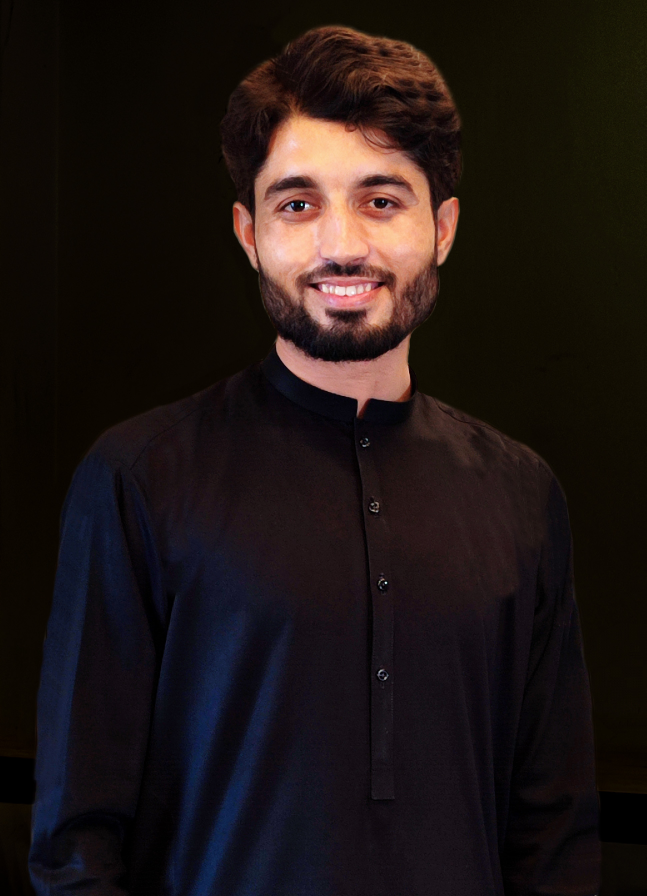
#> input picture cv_with_python_using opencv/data/img.jpg, 1940 x 2688 px (shown at 1/3 size)
$ jupyter execute --allow-errors 14_basic_function.ipynb
#> lines starting #> are read from the running program, lines starting #| are printed output that depends on the picture; after the words box and inside, x2 and y2 are one past the last pixel; in counts of white or black regions, pixels touching at a corner belong together
## Student Detials
> Title= "Mr"\
> Name= "Ali Nawaz"\
> email = "nawazktk99@gmail.com"\
> whatsapp = "03358043653"

[cell 1]
# import all the lib
import pandas as pd
import seaborn as sns
import numpy as np
import sklearn.metrics as sm
import matplotlib.pyplot as plt
import cv2

# Change setting of camera

[cell 2]
#read img
img = cv2.imread('data/img.jpg')
#> img is the input picture: shape (2688, 1940, 3); mean B, G, R 20.3, 22, 31

#resize img
resize = cv2.resize(img, (500, 500))
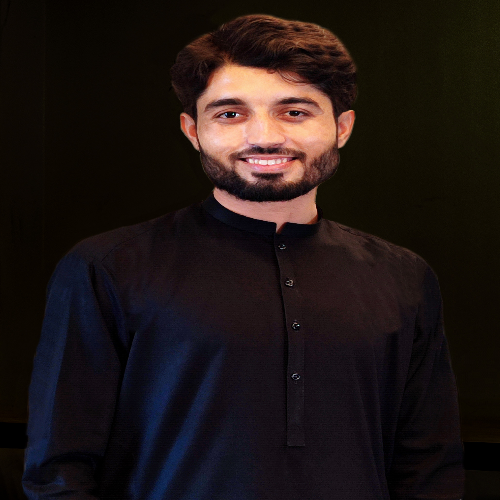
#> resize: shape (500, 500, 3); mean B, G, R 20.2, 21.9, 30.9
cv2.imwrite('resize.jpg',resize)
#cahnnel conversion
gray = cv2.cvtColor(resize, cv2.COLOR_BGR2GRAY)
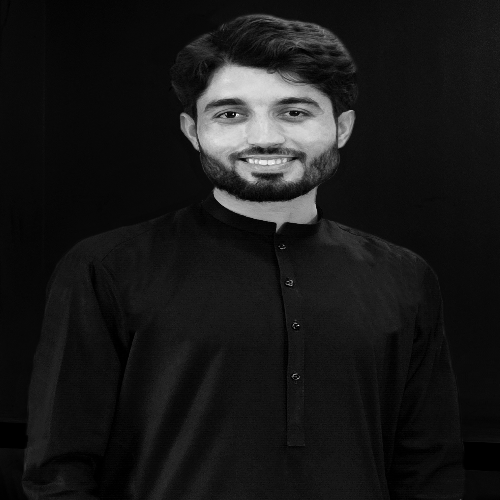
#> gray: shape (500, 500); min 0, max 253, mean 24.4

#cahnnel conversion
blur = cv2.GaussianBlur(resize, (7,7), 0)

cv2.imshow("Orginal Image:", img)
cv2.imshow("Reseized Image:", resize)
cv2.imshow("Gray Image:", gray)
cv2.imshow("Blur Image:", blur)
cv2.waitKey()
cv2.destroyAllWindows()

[cell 3]
#read img
img = cv2.imread('data/resize.jpg')

#cahnnel conversion
gray = cv2.cvtColor(resize, cv2.COLOR_BGR2GRAY)

#cahnnel conversion
blur = cv2.GaussianBlur(resize, (23,23), 0)
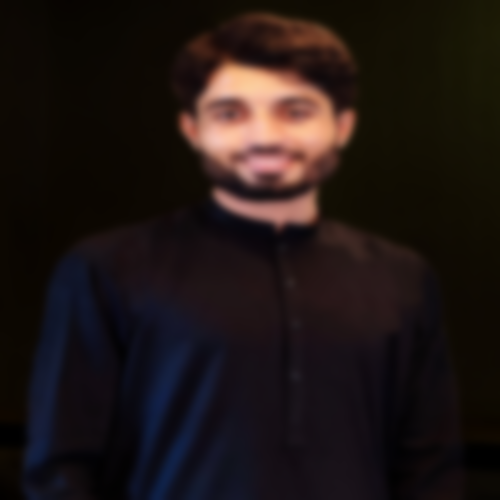
#> blur: shape (500, 500, 3); mean B, G, R 20.2, 21.9, 30.9

# cv2.imshow("Orginal Image:", img)
cv2.imshow("Gray Image:", gray)
cv2.imshow("Blur Image:", blur)
cv2.waitKey()
cv2.destroyAllWindows()

# Edge Detection

[cell 4]
#cahnnel conversion
img = cv2.imread('data/resize.jpg')

gray = cv2.cvtColor(resize, cv2.COLOR_BGR2GRAY)

edge = cv2.Canny(resize,48,48)
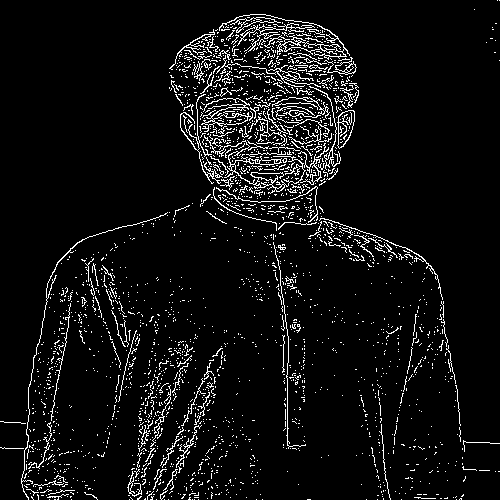
#> edge: shape (500, 500); 6.2% white in thin lines or dots

# cv2.imshow("Orginal Image:", img)
cv2.imshow("Gray Image:", gray)
cv2.imshow("Edges:", edge)
cv2.waitKey()
cv2.destroyAllWindows()

$ run again, with cv_with_python_using opencv/data/bw_image.png saved as cv_with_python_using opencv/data/img.jpg
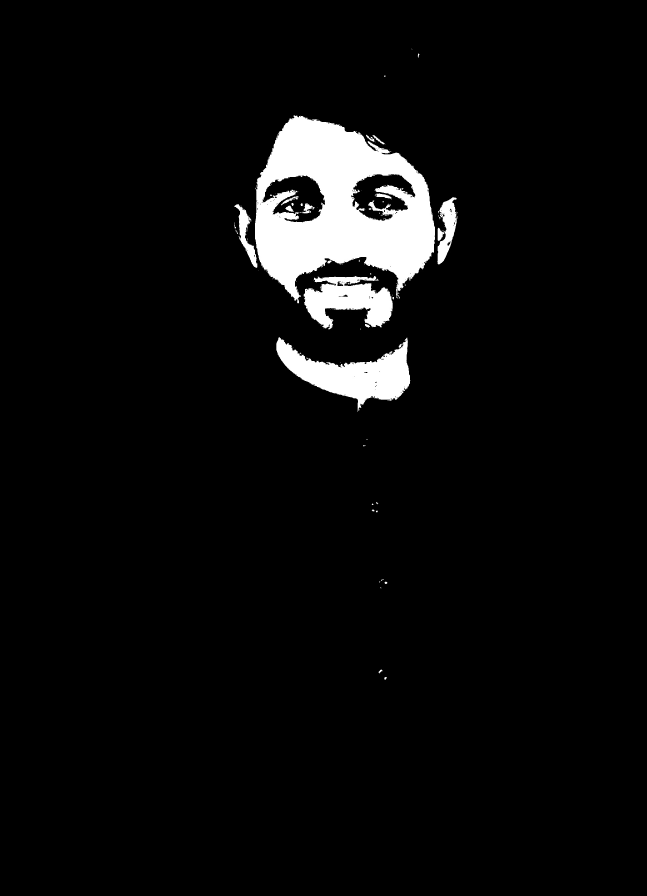
#> input picture cv_with_python_using opencv/data/bw_image.png, 1940 x 2688 px (shown at 1/3 size)
#> img is the input picture: shape (2688, 1940, 3); min 0, max 255, mean 12.2
#> `blur = cv2.GaussianBlur(resize, (23,23), 0)`:
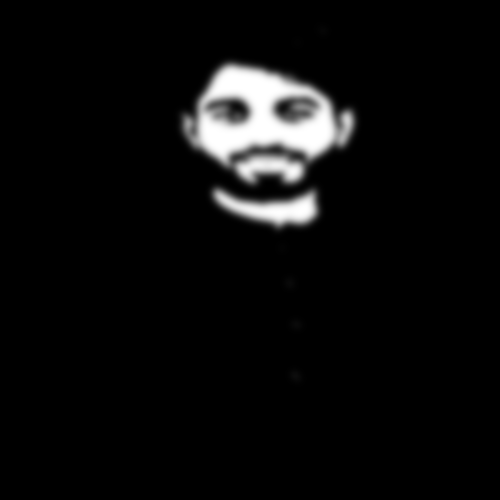
#> blur: shape (500, 500, 3); min 0, max 255, mean 12.3
#> `edge = cv2.Canny(resize,48,48)`:
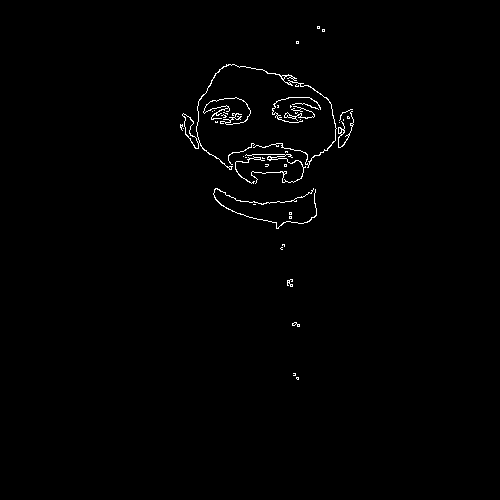
#> edge: shape (500, 500); 0.83% white in thin lines or dots, all inside (x1, y1, x2, y2) = (180, 26, 354, 380)
